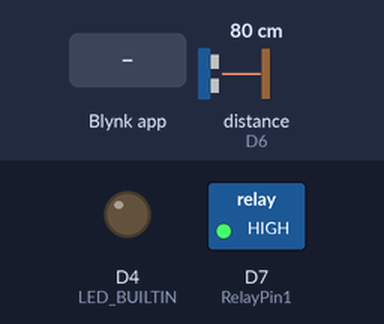
The sketch below on a simulated ESP8266 (Wemos D1 mini). Shown: switched loads named in the sketch (green lamp = pin HIGH), output pins drawn as LEDs (lit = HIGH, except the on-board LED, lit = LOW). Wiring (inferred from the names in the program): ultrasonic range finder: trigger D5; echo D6. Inputs (shaded band) come from the test bench; at power-on: distance to the obstacle (sensor on D6) 80 cm. The echo pulse lasts 58.3 µs per cm; pins used as bus, display or sensor lines are not drawn; what the sketch prints to the serial monitor is not drawn.

Above: at 3.1 s.
3.2 s: distance to the obstacle (sensor on D6) set to 2 cm
4.7 s: Blynk app writes 1 to V1
6.2 s: Blynk app writes 0 to V1
7.7 s: distance to the obstacle (sensor on D6) set to 6 cm
At 8.9 s:
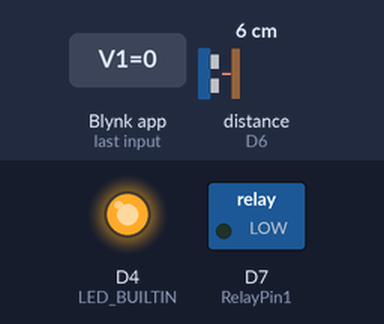
9.2 s: distance to the obstacle (sensor on D6) set to 4 cm
At 10.2 s:
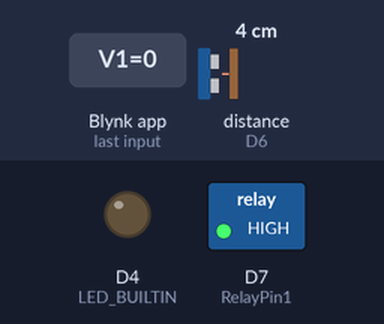
10.7 s: distance to the obstacle (sensor on D6) set to 9 cm
At 11.3 s:
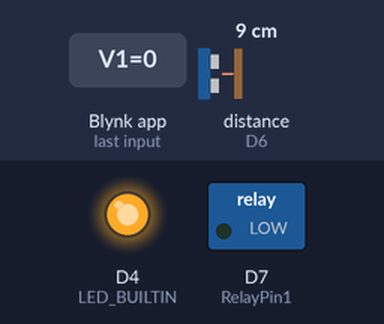
Timing chart, 0 to 13.2 s (numbered marks = the images above; inputs shaded):
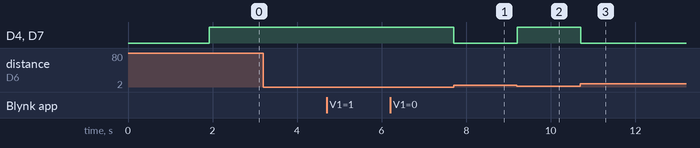

Measured:
- after the input at 7.7 s, D4 (LED_BUILTIN), D7 (RelayPin1): HIGH → LOW at once
- after the input at 9.2 s, D4 (LED_BUILTIN), D7 (RelayPin1): LOW → HIGH at once
- after the input at 10.7 s, D4 (LED_BUILTIN), D7 (RelayPin1): HIGH → LOW at once

The sketch:

Edgent_ESP8266_Water_Update_ForALL.ino
```cpp
#define BLYNK_TEMPLATE_ID "BLYNK_TEMPLATE_ID"
#define BLYNK_DEVICE_NAME "BLYNK_DEVICE_NAME"
#define BLYNK_FIRMWARE_VERSION        "0.1.0"
#define BLYNK_PRINT Serial
#define APP_DEBUG

#define trig D5
#define echo D6
#define RelayPin1 13  //D7
#include "BlynkEdgent.h"
BlynkTimer timer;
long tankDepth=24;
int i=0;
int j=0;
int manual_Motor=1;
int auto_Motor=1;

BLYNK_WRITE(V1)
{
  if(manual_Motor==0)
  {
  Serial.println("Manual State: ON");
  }
  else
  {
  Serial.println("Manual State: OFF");
  }
  manual_Motor = param.asInt();
  if(manual_Motor==0)
  {
  Serial.println("Manual State: ON");
  }
  else
  {
  Serial.println("Manual State: OFF");
  }
}
BLYNK_WRITE(V3)
{
  if(auto_Motor==0)
  {
  Serial.println("Auto State: ON");
  }
  else
  {
  Serial.println("Auto State: OFF");
  }
  auto_Motor = param.asInt();
  if(auto_Motor==0)
  {
  Serial.println("Auto State: ON");
  }
  else
  {
  Serial.println("Auto State: OFF");
  }

}
void waterLevel(){
  digitalWrite(trig,LOW);
  delayMicroseconds(2);
  digitalWrite(trig, HIGH);
  delayMicroseconds(10);
  digitalWrite(trig, LOW);
  long t = pulseIn(echo, HIGH);
  long cm = t / 29 / 2;
  Serial.print("Centimeter: ");
  Serial.println(cm);
  double level= tankDepth-cm;
  if(level>0){
    long percentage=((level/tankDepth))*100;
    Blynk.virtualWrite(V0,percentage);
    Serial.print("Percentage: ");
    Serial.println(percentage);
    if(percentage>80)
    {
      digitalWrite(LED_BUILTIN,HIGH); //Motor Off
      Serial.println("Water Full >80% Motor OFF");
      digitalWrite(RelayPin1,HIGH);//Motor Off
    }
    else if(percentage<80 && auto_Motor == 0 && manual_Motor == 0)
    {
      digitalWrite(LED_BUILTIN,LOW); //Motor On
      Serial.println("Auto ON Manual ON Level <80 Motor On");
      digitalWrite(RelayPin1,LOW);//Motor On
    }
     else if(percentage<80 && auto_Motor == 0 && manual_Motor == 1)
    {
      digitalWrite(LED_BUILTIN,LOW); //Motor On
      Serial.println("Auto ON Manual OFF Level <80 Motor On");
       digitalWrite(RelayPin1,LOW);//Motor On
    }
     else if(percentage<80 && auto_Motor == 1 && manual_Motor == 0)
    {
      digitalWrite(LED_BUILTIN,LOW); //Motor On
      Serial.println("Auto OFF Manual ON Level <80 Motor On");
      digitalWrite(RelayPin1,LOW);//Motor On
    }
    else if(percentage<80 && auto_Motor == 1 && manual_Motor == 1)
    {
      digitalWrite(LED_BUILTIN,HIGH); //Motor OFF
      Serial.println("Auto OFF Manual OFF Level <80 Motor OFF");
      digitalWrite(RelayPin1,HIGH);//Motor Off
    }

  }
  else{
    digitalWrite(RelayPin1,HIGH);
    digitalWrite(LED_BUILTIN,HIGH);
    Blynk.virtualWrite(V0,0);
  }

}

void setup()
{
  pinMode(LED_BUILTIN,OUTPUT);
  pinMode(RelayPin1, OUTPUT);
  pinMode(trig, OUTPUT);
  pinMode(echo, INPUT);
  Serial.begin(115200);
  delay(100);
  BlynkEdgent.begin();
  timer.setInterval(10L, waterLevel);
}

void loop() {
  BlynkEdgent.run();
  timer.run();
}
```
